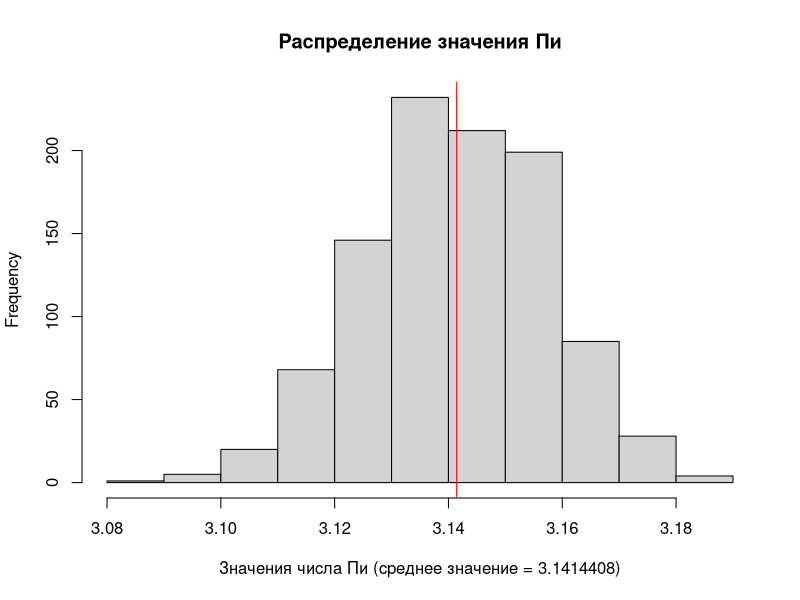

Here is the R script that generated this plot:
library(ggplot2)

# график
plot_calc_pi <- function(n) {
    x <- runif(n, min = -1, max = 1)
    y <- runif(n, min = -1, max = 1)
    dist <- x^2 + y^2
    a <- ifelse(dist < 1, 1, 0)
    data <- data.frame(x = x, y = y, dist = dist, a = a)
    
    circleFun <- function(center = c(0,0),diameter = 1, npoints = 100){
        r = diameter / 2
        tt <- seq(0,2*pi,length.out = npoints)
        xx <- center[1] + r * cos(tt)
        yy <- center[2] + r * sin(tt)
        return(data.frame(x = xx, y = yy))
    }
    circle <- circleFun(c(0, 0), 2, npoints = 100)
    
    ggplot(data, aes(x = x, y = y)) +
        geom_point(aes(color = as.factor(a))) +
        geom_rect(aes(xmin = -1, ymin = -1, xmax = 1, ymax = 1), 
                  color = "black",
                  fill = NA) +
        geom_path(aes(x, y), circle) +
        ggtitle(paste("pi =", 4*sum(a)/length(a))) +
        theme(legend.position = "none",
              plot.title = element_text(hjust = 0.5))
}

# Просто подсчет
calc_pi <- function(n) {
    x <- runif(n, min = -1, max = 1)
    y <- runif(n, min = -1, max = 1)
    dist <- x^2 + y^2
    a <- ifelse(dist < 1, 1, 0)
    4*sum(a)/length(a)
}

# Распределение
x <- numeric(1000)
for(i in 1:length(x)) {
    x[i] <- calc_pi(10000)
}
hist(x, 
     xlab = paste0("Значения числа Пи (среднее значение = ", mean(x), ")"), 
     main = "Распределение значения Пи")
abline(v = mean(x), col = "red")
